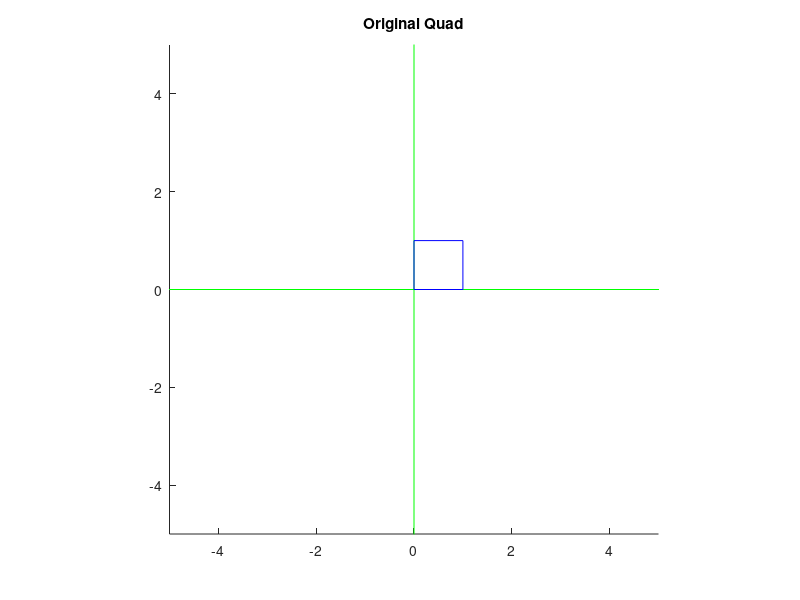
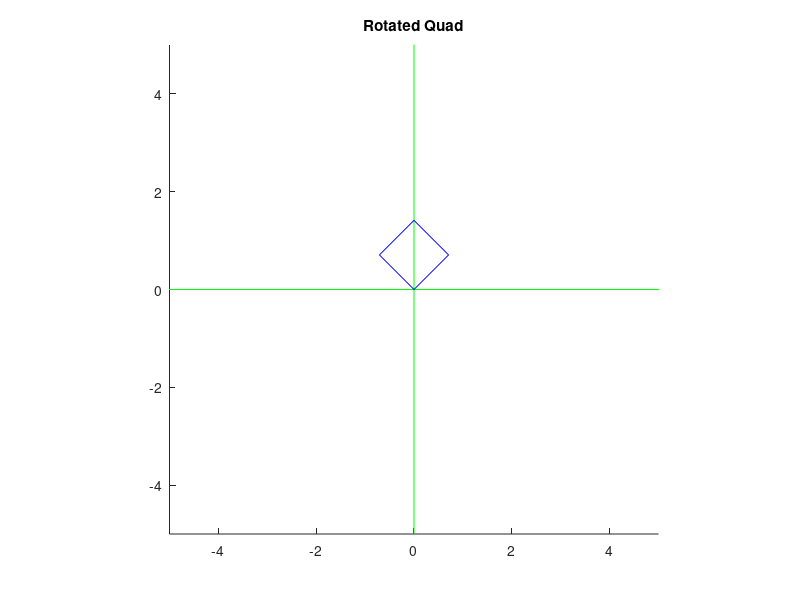
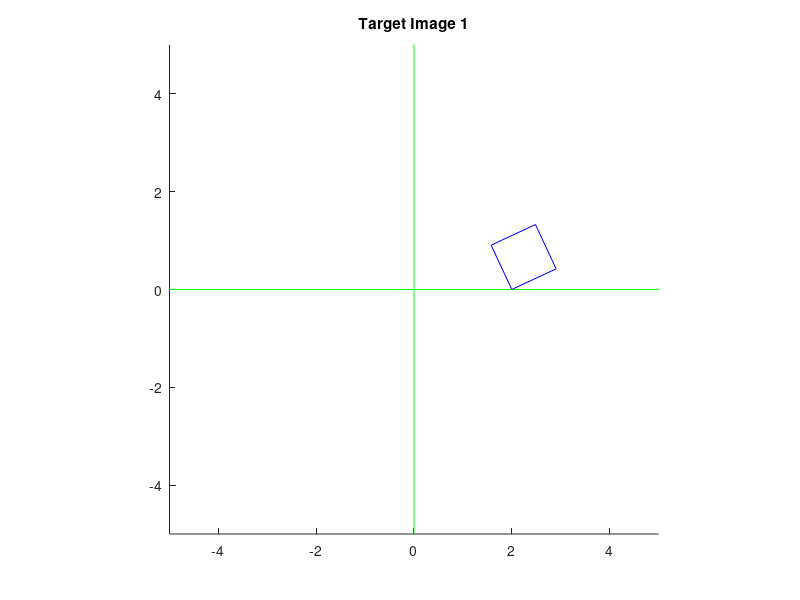
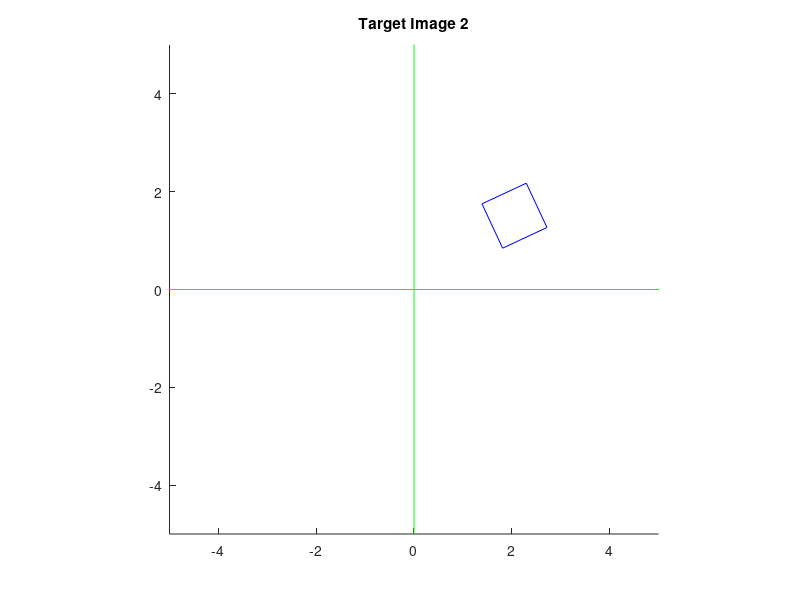

Source code (MATLAB) for these figures, in order:
function[matrix_translate, matrix_rotate, matrix_scale, rotated_vertices, image1_vertices, image2_vertices, image3_vertices, image4_vertices] = Transformations()

%% I. Transformations and Plotting
clc
% 1) Implement the following matrix functions. They can be found at the
% bottom of the file
matrix_translate = mtranslate(1, 2);
matrix_rotate = mrotate(45);
matrix_scale = mscale(2, 3);

% 2) Finish the display_vertices function
quad = [0, 0, 1; 1, 0, 1; 1, 1, 1; 0, 1, 1; 0, 0, 1]'
display_vertices(quad, 11, 'Original Quad');

% 3) Implement the transform_vertices function
rotated_vertices = transform_vertices(quad, matrix_rotate)
display_vertices(rotated_vertices, 12, 'Rotated Quad');


% 4) Delete the next 4 lines and use the implemented functions to produce 
% the Target Images 1-4 (see submission system) and display them.

image1_vertices = transform_vertices(quad,mrotate(25));
image1_vertices = transform_vertices(image1_vertices,mtranslate(2,0));

image2_vertices = transform_vertices(quad,mtranslate(2,0));
image2_vertices = transform_vertices(image2_vertices,mrotate(25));

image3_vertices = transform_vertices(quad,mtranslate(-0.5,-0.5));
image3_vertices = transform_vertices(image3_vertices,mscale(1,2));
image3_vertices = transform_vertices(image3_vertices,mtranslate(0.5,1));
image3_vertices = transform_vertices(image3_vertices,mrotate(25));
image3_vertices = transform_vertices(image3_vertices,mtranslate(2,0))

image4_vertices = transform_vertices(quad,mtranslate(-0.5,-0.5));
image4_vertices = transform_vertices(image4_vertices,mrotate(45));
image4_vertices = transform_vertices(image4_vertices,mscale(2,1));
image4_vertices = transform_vertices(image4_vertices,mtranslate(2.5,0))

display_vertices(image1_vertices, 13, 'Target Image 1');
display_vertices(image2_vertices, 14, 'Target Image 2');
display_vertices(image3_vertices, 15, 'Target Image 3');
display_vertices(image4_vertices, 16, 'Target Image 4');



end

% Returns a 3x3 translation matrix
% tx, ty: translation along x and y
function[matrix] =  mtranslate(tx, ty)
    
    matrix = [1,0,tx;0,1,ty;0,0,1];

end

% Returns a 3x3 counter-clockwise rotation matrix
% angle: rotation angle in degrees
function[matrix] = mrotate(angle)
    % wahrscheinlich clockwise, geh?rt aber counter-clockwise. fix!!
    matrix = [cosd(angle),-sind(angle),0;sind(angle),cosd(angle),0;0,0,1];

end

% Returns a 3x3 scaling matrix
% sx, sy: scaling in x and y direction
function[matrix] = mscale(sx, sy)

    matrix = [sx,0,0;0,sy,0;0,0,1];

end

%Displays a list of vertices
%v: list of vertices ([x1, x2, x3, ...; y1, y2, y3, ...; 1, 1, 1, ....;)
%id: figure id
%head: title of the figure
function[] = display_vertices(v, id, head)

%Create new figure
figure(id);
clf;
%Set title

title(head);
%Fix axis and set aspect ratio
axis([-5, 5, -5, 5]);
pbaspect([1 1 1]);

%Plot coordinate axis
hold on;
plot([-100, 100], [0, 0], '-g');
plot([0, 0], [-100, 100], '-g');


%Display the vertices (v) using the plot function
x = v(1,:)
y = v(2,:)
plot(x,y,'-b')


%Finish drawing
hold off;

end

% Transforms a list of vertices by a matrix
% v: list of vertices ([x1, x2, x3, ...; y1, y2, y3, ...; 1, 1, 1, ....;)
% m: transformation matrix
% Returns a list of transformed vertices of the same size as v
function[result] = transform_vertices(v, m)

    for i=1:size(v,2)
        v(:,i) = m * v(:,i) 
    end
    
    result = v;

end